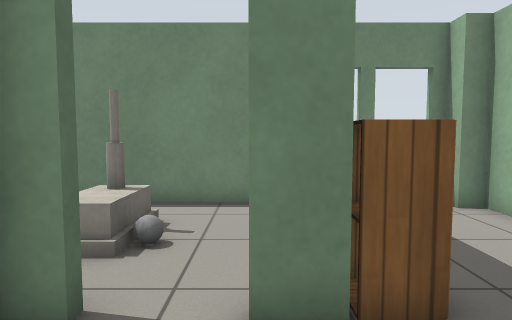
[1] (above)

13 first-person views from a walk through a Gazebo world. The camera is 0.94 m above the floor, tilts 4° down and sees 75° across. Floor lines are 1 m apart. The floor is counted in squares, 0.5 m on a side. Each view is taken from the middle of a square. On the plan, view 1 faces up. The plan holds only what a view shows up to about 17 squares ahead; the rest is blank. Gazebo's built-in surfaces are drawn with simple patterns. Some stock models are drawn as simple stand-ins. Some surface patterns are stand-ins.

[2]
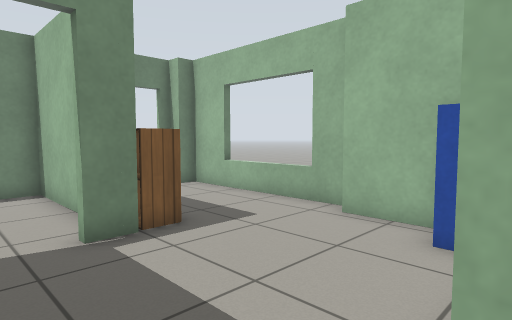

[3]
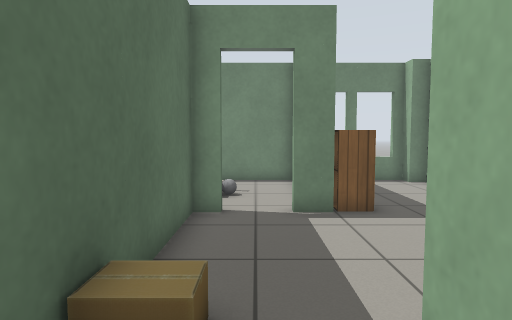

[4]
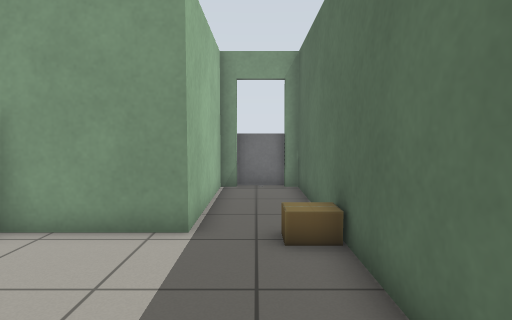

[5]
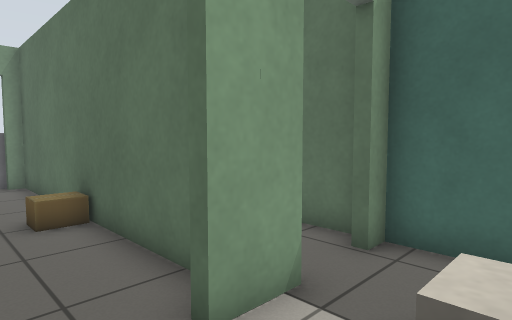

[6]
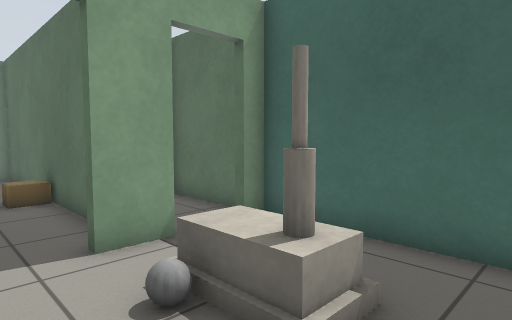

[7]
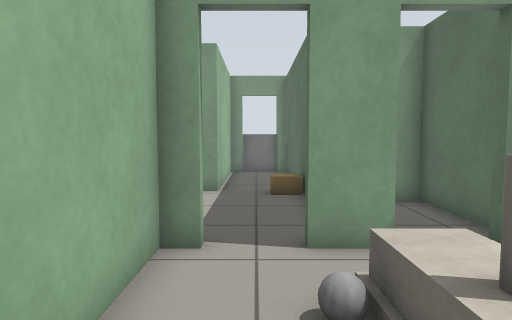

[8]
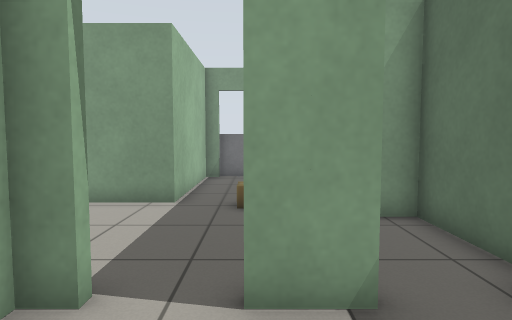

[9]
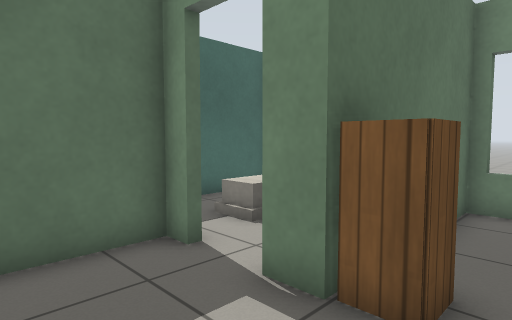

[10]
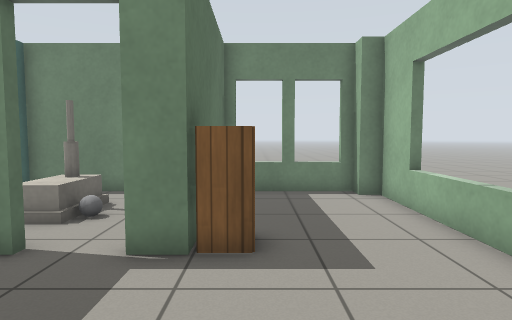

[11]
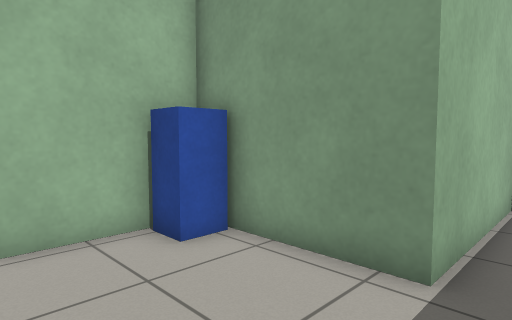

[12]
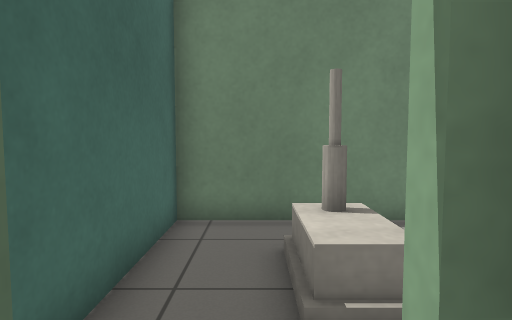

[13]
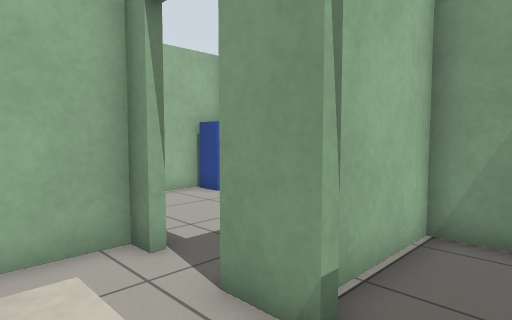

### Floor plan
Ten units are one square. View 1 is at (0, 0); x grows to the right and y downward. Boxes are objects, and circles mark ways between rooms. Rooms are numbered by the first view taken in them; rooms with no view inside come last. Other rooms are left out.
<svg viewBox="-63 -99 128 188">
<path fill="none" stroke="#000" d="M9 -32 -1 -32M53 6 53 -14M-17 -32 -26 -32 -26 75M60 -16 60 -36M-4 84 3 84 3 24 54 24M-34 -35 -17 -35M-1 -35 6 -35 6 -94 -58 -94 -58 -35 -51 -35M-58 -29 -58 7 -29 7 -29 -25M60 -36 60 -87 53 -87 53 -94 9 -94 9 -32"/>
<rect x="-25" y="15" width="10" height="10" fill="#bbb"><title>cardboard box</title></rect>
<rect x="35" y="5" width="20" height="20" fill="#bbb"><title>postbox</title></rect>
<rect x="-35" y="-75" width="10" height="30" fill="#bbb"><title>house</title></rect>
<rect x="-25" y="-65" width="10" height="10" fill="#bbb"><title>grey ball</title></rect>
<rect x="5" y="-45" width="20" height="10" fill="#bbb"><title>cabinet</title></rect>
<circle cx="-5" cy="-30" r="3" fill="#2a7"/>
<circle cx="35" cy="-30" r="3" fill="#2a7"/>
<circle cx="-45" cy="-30" r="3" fill="#2a7"/>
<text x="10" y="10">1</text>
<text x="-30" y="-70">2</text>
<text x="-50" y="-10">3</text>
<text x="30" y="-60">4</text>
</svg>
Room 1 opens to room 2. Room 1 opens to room 4. Room 2 opens to room 3.

Where each view was taken, in squares from view 1:
view 1: 0 up, 0 right, facing up
view 2: 3 down, 2 left, facing up-right
view 3: 5 down, 1 left, facing up
view 4: 4 up, 1 left, facing down
view 5: 6 up, 0 right, facing down-left
view 6: 9 up, 0 right, facing down-left
view 7: 9 up, 1 left, facing down
view 8: 7 up, 2 left, facing down
view 9: 0 up, 3 right, facing up-left
view 10: 2 down, 2 right, facing up
view 11: 2 up, 1 left, facing down-right
view 12: 2 up, 4 left, facing up
view 13: 6 up, 5 left, facing down-right
